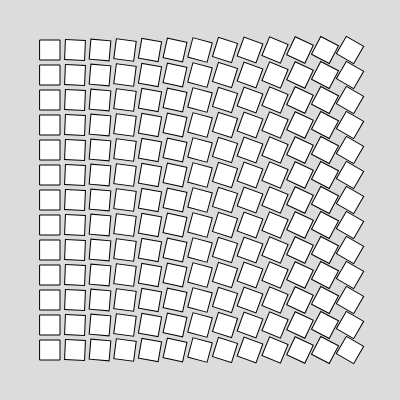
Frame 1 (no input)
Frame 2 (the mouse pressed at the canvas centre, redrawn once): identical to frame 1, image omitted

The p5.js sketch that drew this single still picture (run headless with seeded random() and noise() and a simulated clock; the mouse was pressed at the canvas centre and the sketch redrawn once):

// p5.js sketch
// ── sketch.js
function setup() {
  createCanvas(400, 400);
  angleMode(DEGREES);
}

function draw() {
  background(220);

  let gridSize = 25;
  for (let y = 50; y <= 350; y += gridSize) {
    for (let x = 50; x <= 350; x += gridSize) {
      push();
      translate(x, y);
      let angle = map(x, 50, 350, 0, 30);
      rotate(angle);
      //rotate(random(360));
      rectMode(CENTER);
      rect(0, 0, 20, 20);
      pop();
    }
  }

  noLoop();
}
